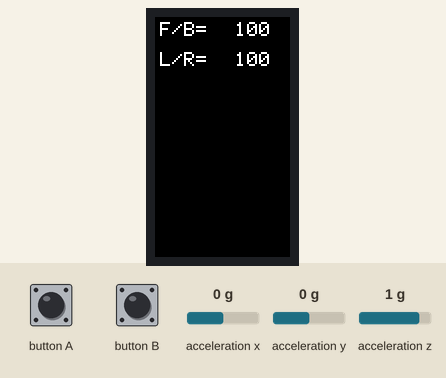
Simulated run of this sketch. Board: ESP32. Parts: 135×240 colour display. The test bench sets the inputs (shaded band); at power-on: acceleration x 0 g, acceleration y 0 g, acceleration z 1 g.

Above: at 1.3 s.
1.4 s: acceleration x set to -1.4 g
At 2.5 s:
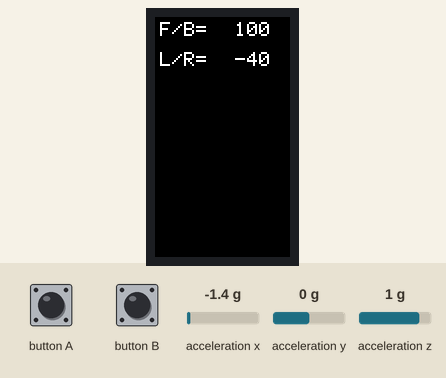
2.9 s: acceleration y set to -1.4 g
At 3.2 s:
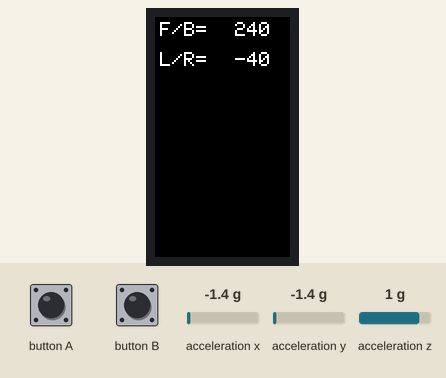
4.4 s: acceleration x set to -0.8 g
At 5.0 s:
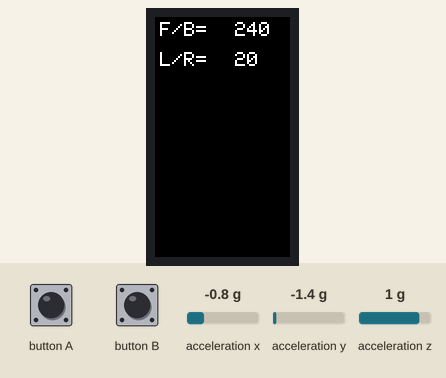
5.9 s: acceleration y set to -0.8 g
At 6.9 s:
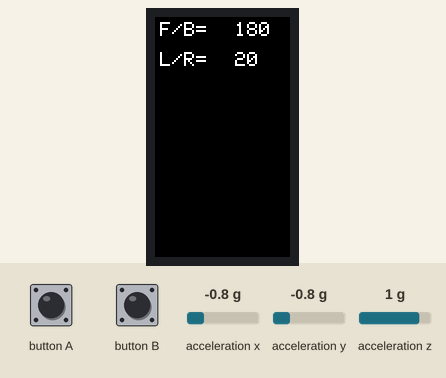
Timing chart, 0 to 8.9 s (numbered marks = the images above; inputs shaded):
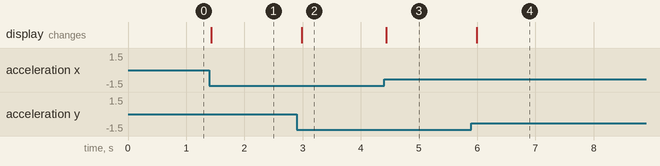

The sketch:

StickCPlus_IMU_Joystick_ESP_NOW.ino
```cpp
//MAC: 94:b9:7e:8c:7c:e8 My StickCPlus for the 'Wand'
//as Joy
#include <M5StickCPlus.h>
#include <esp_now.h>
#include <WiFi.h>

float accX = 0.0F;
float accY = 0.0F;
float accZ = 0.0F;

//Address of OTHER unit

uint8_t broadcastAddress[] = { 0x94, 0xB9, 0x7E, 0x8C, 0xB9, 0x7C };  //MAC of the 'Receiver' RoverC

String success;


typedef struct struct_message {
  int Left_Right;
  int Fwd_Back;
  int Speed;
  int Yaw;
} struct_message;
struct_message toBugC;
esp_now_peer_info_t peerInfo;


void setup() {
  M5.begin();
  Wire.begin(0, 26, 400000);
  WiFi.mode(WIFI_STA);
  // Init ESP-NOW
  if (esp_now_init() != ESP_OK) {
    Serial.println("Error initializing ESP-NOW");
    return;
  }
  esp_now_register_send_cb(OnDataSent);

  memcpy(peerInfo.peer_addr, broadcastAddress, 6);
  peerInfo.channel = 0;
  peerInfo.encrypt = false;
  if (esp_now_add_peer(&peerInfo) != ESP_OK) {
    Serial.println("Core Failed to add peer");
    return;
  }

  M5.Imu.Init();

  M5.Lcd.setRotation(0);
  M5.Lcd.fillScreen(BLACK);
  M5.Lcd.setTextColor(WHITE);
  M5.Lcd.setTextSize(2);
  M5.Lcd.setCursor(5, 5);  //horiz, vert
  M5.Lcd.print("F/B=");
  M5.Lcd.setCursor(5, 35);  //horiz, vert
  M5.Lcd.print("L/R=");

  M5.Axp.ScreenBreath(15);
}


void loop() {
  M5.update();

  M5.IMU.getAccelData(&accX, &accY, &accZ);
  int cmdFwd_Back = accY * 100;
  int cmdLeft_Right = accX * 100;

  toBugC.Fwd_Back = map(cmdFwd_Back, 100, -100, 0, 200);  //  F/R  (RH Joystick)

  toBugC.Left_Right = map(cmdLeft_Right, -100, 100, 0, 200);  //  L/R  (RH Joystick)

  esp_err_t result = esp_now_send(broadcastAddress, (uint8_t *)&toBugC, sizeof(toBugC));
  M5.Lcd.setTextColor(WHITE);
  M5.Lcd.setTextSize(2);
  M5.Lcd.setCursor(80, 5);
  M5.Lcd.fillRect(80, 5, 100, 20, BLACK);
  M5.Lcd.print(toBugC.Fwd_Back);

  M5.Lcd.setCursor(80, 35);
  M5.Lcd.fillRect(80, 35, 100, 20, BLACK);
  M5.Lcd.print(toBugC.Left_Right);

  delay(100);
}


// OnDataSent when data is sent
void OnDataSent(const uint8_t *mac_addr, esp_now_send_status_t status) {
  if (status == 0) {
    success = "Delivery Success :)";
  } else {
    success = "Delivery Fail :(";
  }
}
```

Measured:
- after the input at 1.4 s, the display: changes at once (image 1)
- after the input at 2.9 s, the display: changes after 0.09 s (image 2)
- after the input at 4.4 s, the display: changes at once (image 3)
- after the input at 5.9 s, the display: changes after 0.09 s (image 4)
